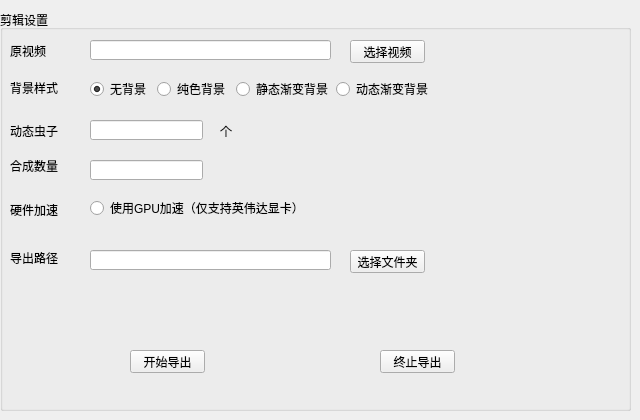
   <widget class="QWidget" name="tab_7">
    <attribute name="title">
     <string>视频去重</string>
    </attribute>
    <widget class="QGroupBox" name="groupBox_25">
     <property name="geometry">
      <rect>
       <x>0</x>
       <y>10</y>
       <width>631</width>
       <height>401</height>
      </rect>
     </property>
     <property name="title">
      <string>剪辑设置</string>
     </property>
     <widget class="QLabel" name="label_76">
      <property name="geometry">
       <rect>
        <x>10</x>
        <y>30</y>
        <width>54</width>
        <height>21</height>
       </rect>
      </property>
      <property name="text">
       <string>原视频</string>
      </property>
     </widget>
     <widget class="QLabel" name="label_105">
      <property name="geometry">
       <rect>
        <x>10</x>
        <y>70</y>
        <width>54</width>
        <height>16</height>
       </rect>
      </property>
      <property name="text">
       <string>背景样式</string>
      </property>
     </widget>
     <widget class="QLabel" name="label_108">
      <property name="geometry">
       <rect>
        <x>10</x>
        <y>110</y>
        <width>54</width>
        <height>21</height>
       </rect>
      </property>
      <property name="text">
       <string>动态虫子</string>
      </property>
     </widget>
     <widget class="QLabel" name="label_109">
      <property name="geometry">
       <rect>
        <x>10</x>
        <y>150</y>
        <width>54</width>
        <height>12</height>
       </rect>
      </property>
      <property name="text">
       <string>合成数量</string>
      </property>
     </widget>
     <widget class="QLabel" name="label_155">
      <property name="geometry">
       <rect>
        <x>10</x>
        <y>190</y>
        <width>54</width>
        <height>20</height>
       </rect>
      </property>
      <property name="text">
       <string>硬件加速</string>
      </property>
     </widget>
     <widget class="QLabel" name="label_156">
      <property name="geometry">
       <rect>
        <x>10</x>
        <y>240</y>
        <width>54</width>
        <height>16</height>
       </rect>
      </property>
      <property name="text">
       <string>导出路径</string>
      </property>
     </widget>
     <widget class="QLineEdit" name="lineEdit_50">
      <property name="geometry">
       <rect>
        <x>90</x>
        <y>30</y>
        <width>241</width>
        <height>20</height>
       </rect>
      </property>
      <property name="focusPolicy">
       <enum>Qt::NoFocus</enum>
      </property>
     </widget>
     <widget class="QPushButton" name="pushButton_39">
      <property name="geometry">
       <rect>
        <x>350</x>
        <y>30</y>
        <width>75</width>
        <height>23</height>
       </rect>
      </property>
      <property name="text">
       <string>选择视频</string>
      </property>
     </widget>
     <widget class="QLineEdit" name="lineEdit_51">
      <property name="geometry">
       <rect>
        <x>90</x>
        <y>110</y>
        <width>113</width>
        <height>20</height>
       </rect>
      </property>
     </widget>
     <widget class="QLineEdit" name="lineEdit_73">
      <property name="geometry">
       <rect>
        <x>90</x>
        <y>150</y>
        <width>113</width>
        <height>20</height>
       </rect>
      </property>
     </widget>
     <widget class="QLineEdit" name="lineEdit_74">
      <property name="geometry">
       <rect>
        <x>90</x>
        <y>240</y>
        <width>241</width>
        <height>20</height>
       </rect>
      </property>
      <property name="focusPolicy">
       <enum>Qt::NoFocus</enum>
      </property>
     </widget>
     <widget class="QPushButton" name="pushButton_40">
      <property name="geometry">
       <rect>
        <x>350</x>
        <y>240</y>
        <width>75</width>
        <height>23</height>
       </rect>
      </property>
      <property name="text">
       <string>选择文件夹</string>
      </property>
     </widget>
     <widget class="QPushButton" name="pushButton_41">
      <property name="geometry">
       <rect>
        <x>130</x>
        <y>340</y>
        <width>75</width>
        <height>23</height>
       </rect>
      </property>
      <property name="text">
       <string>开始导出</string>
      </property>
     </widget>
     <widget class="QPushButton" name="pushButton_42">
      <property name="geometry">
       <rect>
        <x>380</x>
        <y>340</y>
        <width>75</width>
        <height>23</height>
       </rect>
      </property>
      <property name="text">
       <string>终止导出</string>
      </property>
     </widget>
     <widget class="QRadioButton" name="radioButton_36">
      <property name="geometry">
       <rect>
        <x>90</x>
        <y>190</y>
        <width>231</width>
        <height>16</height>
       </rect>
      </property>
      <property name="text">
       <string>使用GPU加速（仅支持英伟达显卡）</string>
      </property>
     </widget>
     <widget class="QLabel" name="label_157">
      <property name="geometry">
       <rect>
        <x>220</x>
        <y>110</y>
        <width>54</width>
        <height>21</height>
       </rect>
      </property>
      <property name="text">
       <string>个</string>
      </property>
     </widget>
     <widget class="QWidget" name="layoutWidget">
      <property name="geometry">
       <rect>
        <x>90</x>
        <y>70</y>
        <width>340</width>
        <height>18</height>
       </rect>
      </property>
      <layout class="QHBoxLayout" name="horizontalLayout_6">
       <item>
        <widget class="QRadioButton" name="radioButton_32">
         <property name="text">
          <string>无背景</string>
         </property>
         <property name="checked">
          <bool>true</bool>
         </property>
        </widget>
       </item>
       <item>
        <widget class="QRadioButton" name="radioButton_33">
         <property name="text">
          <string>纯色背景</string>
         </property>
        </widget>
       </item>
       <item>
        <widget class="QRadioButton" name="radioButton_34">
         <property name="text">
          <string>静态渐变背景</string>
         </property>
        </widget>
       </item>
       <item>
        <widget class="QRadioButton" name="radioButton_35">
         <property name="text">
          <string>动态渐变背景</string>
         </property>
        </widget>
       </item>
      </layout>
     </widget>
    </widget>
   </widget>
